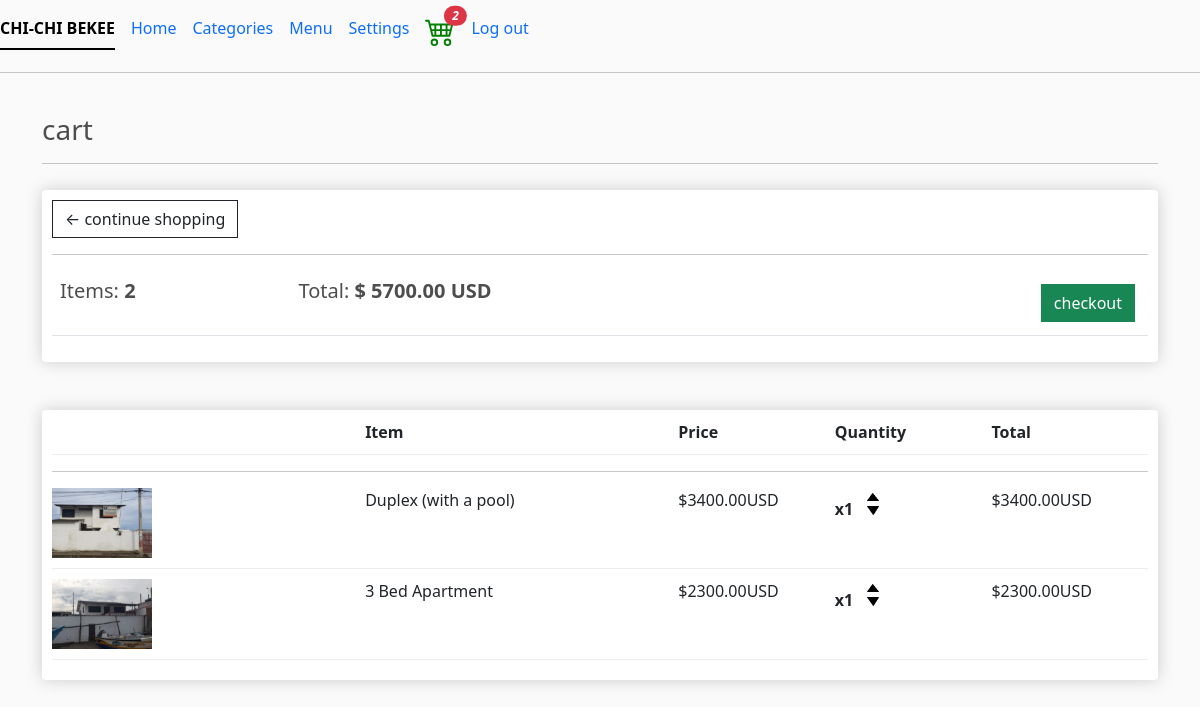
The page /cart/ (signed in) on the database as committed earlier.
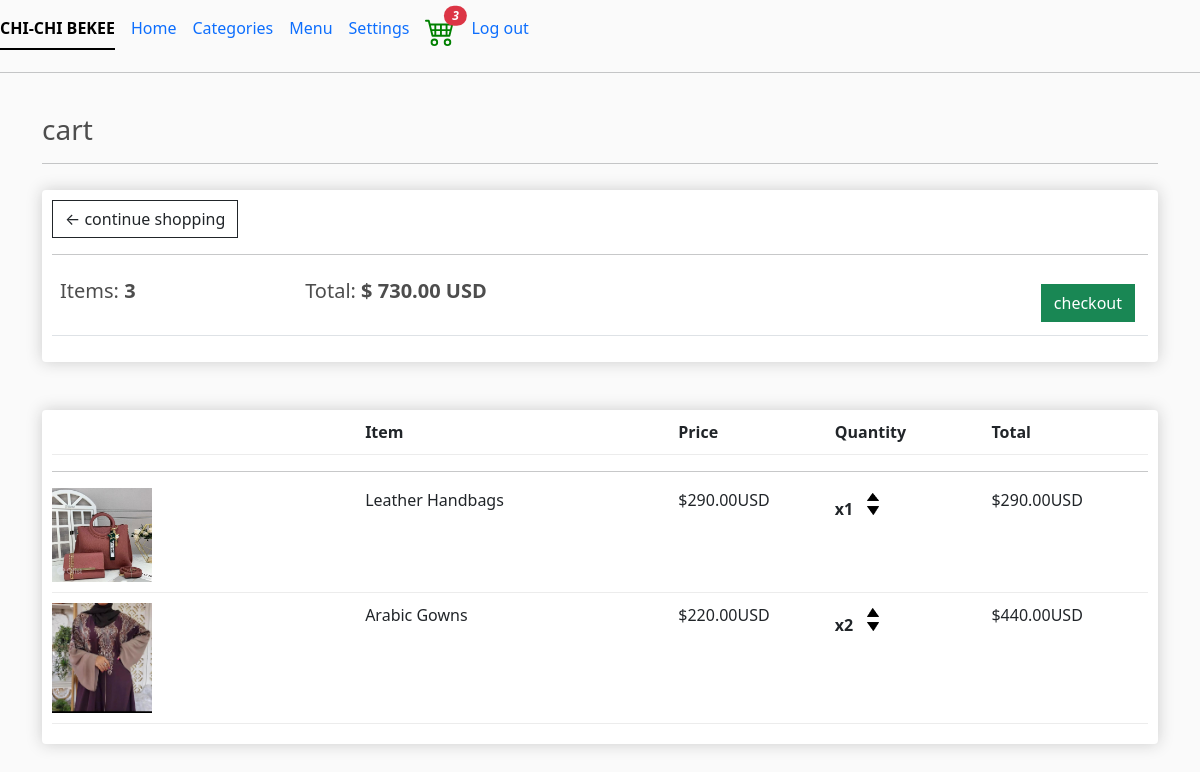
The same page on the database as committed later.
### fruits/models.py (models this page shows, shortened)
class Order(models.Model):
    customer =models.ForeignKey(Customer, on_delete=models.SET_NULL, null=True, blank=True)
    date_ordered = models.DateTimeField("Date", auto_now_add=True)
    complete = models.BooleanField(default=False)
    transaction_id = models.CharField("Transaction Id", max_length=100, null=True)
    @property
    def get_cart_total(self):
        orderitems = self.orderitem_set.all()
        total = sum([item.get_total for item in orderitems])
        return total
    @property
    def get_cart_items(self):
        orderitems = self.orderitem_set.all()
        total = sum ([item.quantity for item in orderitems])
        return total

class OrderItem(models.Model):
    product = models.ForeignKey(Product, on_delete=models.SET_NULL, null=True)
    order = models.ForeignKey(Order, on_delete=models.SET_NULL, null=True)
    quantity = models.IntegerField("Quantity", default=0, null=True, blank=True)
    date_added = models.DateTimeField(auto_now_add=True)
    @property
    def get_total(self):
        total = self.product.price * self.quantity
        return total

class Product(models.Model):
    name = models.CharField("Name:", max_length=200)
    sizes = models.CharField("Sizes:", max_length=300)
    price = models.DecimalField("Price:",max_digits=7, decimal_places=2)
    digital = models.BooleanField(default=False,null=True,blank=True)
    image = models.ImageField(null=True, blank=True)
    @property
    def imageURL(self):
        try:
            url = self.image.url
        except:
            url = ''
        return url

### fruits/views.py (the view)
# urls.py: path('cart/', views.cart, name='cart'),
def cart(request):
    data = cartData(request)
    cartItems = data['cartItems']
    order = data['order']
    items = data['items']
    context = {'items':items, 'order':order, 'cartItems':cartItems}
    return render(request, 'cart.html', context)

### fruits/utils.py (called while the page is built)
def cartData(request):
    if request.user.is_authenticated:
        customer = request.user.customer
        order, created = Order.objects.get_or_create(customer=customer, complete=False)
        items = order.orderitem_set.all()
        cartItems = order.get_cart_items
    else:
        cookieData = cookieCart(request)
        cartItems = cookieData['cartItems']
        order = cookieData['order']
        items = cookieData['items']
    return {'cartItems':cartItems,'order':order,'items':items}

### fruits/templates/cart.html (shortened to what this page needs)
{% extends 'main.html' %}
{% load static %}
{% block content %}
     <h3>cart</h3>
     <hr>
     <div class="row">
          <div class="col-lg-12">
               <div class="box-element">
                    <a href="{% url 'fruits:store'%}" class="btn btn-outline-dark">&#x2190;  continue shopping</a>
                    <br>
                    <hr>
                    <table class="table">
                         <tr>
                         <th><h5>Items: <strong>{{order.get_cart_items}}</strong></h5></th>
                         <th><h5>Total: <strong>$ {{order.get_cart_total|floatformat:2}} USD </strong></h5></th>
                         <th>
                              <a class="btn btn-success" style="float:right; margin:5px;"
                              href="{% url 'fruits:checkout'%}">checkout</a>
                         </th>
                         </tr>
                    </table>
               </div>
               <br>
               <br>
               <div class="box-element">
                    <div class="cart-row">
                         <div style="flex:2"></div>
                         <div style="flex:2"><strong>Item</strong></div>
                         <div style="flex:1"><strong>Price</strong></div>
                         <div style="flex:1"><strong>Quantity</strong></div>
                         <div style="flex:1"><strong>Total</strong></div>
                    </div>
                    <hr>
                    {% for item in items   %}
                    <div class="cart-row">
                         <div style="flex:2"><img src="{{item.product.imageURL}}"
                              class="row-image"></div>
                         <div style="flex:2">{{item.product.name}}</div>
                         <div style="flex:1">${{item.product.price|floatformat:2}}USD</div>
                         <div style="flex:1">
                              <p class="quantity">x{{item.quantity}}</p>
                              <div class="quantity">
                                   <img data-product={{item.product.id}} data-action="add" class="chg-quantity update-cart" src="{% static 'images/arrow-up.png' %}">
                                   <img data-product={{item.product.id}} data-action="remove" class="chg-quantity update-cart" src="{% static 'images/arrow-down.png' %}">
                              </div>
                         </div>
                         <div style="flex:1">${{item.get_total}}USD</div>
                    </div>
                    {% endfor %}
               </div>
          </div>
     </div>
{% endblock content %}

### fruits/templates/main.html (shortened to what this page needs)
{% load static %}
<html>
<head>
  <link href="https://cdn.jsdelivr.net/npm/bootstrap@5.3.1/dist/css/bootstrap.min.css" rel="stylesheet">
  <link rel="stylesheet" href="https://cdn.jsdelivr.net/npm/bootstrap@5.3.1/dist/css/bootstrap.min.css">
	<link rel="stylesheet" type="text/css" href="{% static 'css/main.css' %}">
</head>
<body>
        <div class='float-center mt-2'>
          <ul class="nav nav-underline">
            <li class="nav-item">
              <a class="nav-link active" aria-current="page" href="{% url 'fruits:store' %}">CHI-CHI BEKEE</a>
            </li>
            <li class="nav-item">
              <a class="nav-link" href="{% url 'fruits:store' %}">Home</a>
            </li>
            <li class="nav-item">
              <a class="nav-link" href="{% url 'fruits:store' %}">Categories</a>
            </li>
            <li class="nav-item">
              <a class="nav-link" href="{% url 'fruits:store' %}">Menu</a>
            </li>
            <li class="nav-item">
              <a class="nav-link" href="{% url 'fruits:store' %}">Settings</a>
            </li>
            <div class="float-end">
            <li class="nav-item">
              <a class="nav-link" href="{% url 'fruits:cart' %}"> <i class="bi bi-cart4">
              <svg xmlns="http://www.w3.org/2000/svg" width="30" height="30" style="color:green;" fill="currentColor" class="bi bi-cart4" viewBox="0 0 16 16">
                <path d="M0 2.5A.5.5 0 0 1 .5 2H2a.5.5 0 0 1 .485.379L2.89 4H14.5a.5.5 0 0 1 .485.621l-1.5 6A.5.5 0 0 1 13 11H4a.5.5 0 0 1-.485-.379L1.61 3H.5a.5.5 0 0 1-.5-.5zM3.14 5l.5 2H5V5H3.14zM6 5v2h2V5H6zm3 0v2h2V5H9zm3 0v2h1.36l.5-2H12zm1.11 3H12v2h.61l.5-2zM11 8H9v2h2V8zM8 8H6v2h2V8zM5 8H3.89l.5 2H5V8zm0 5a1 1 0 1 0 0 2 1 1 0 0 0 0-2zm-2 1a2 2 0 1 1 4 0 2 2 0 0 1-4 0zm9-1a1 1 0 1 0 0 2 1 1 0 0 0 0-2zm-2 1a2 2 0 1 1 4 0 2 2 0 0 1-4 0z"/>
                <span class="position-absolute translate-middle badge rounded-pill bg-danger" style='margin-top:5px margin-right:10px;'>
                  {{cartItems}}
                 <span class="visually-hidden">unread messages</span>
               </span>
              </svg>
            </i></a>
          </div>
          <li class="nav-item float-end">
            <a class="nav-link" href="{% url 'account_logout' %}">Log out</a>
          </li>
          </ul>
          </div>
    <hr>
     <div class="container">
            <br>
            {% block content %}
             {% endblock content %}
     </div>
</body>
</html>

### static/css/main.css (style rules this page uses)
body { background-color: hsl(0, 0%, 98%); }
h1,h2,h3,h4,h5,h6 { color:hsl(0, 0%, 30%); }
.box-element { box-shadow:hsl(0, 0%, 80%) 0 0 16px; background-color: #fff; border-radius: 4px; padding: 10px; }
.col-lg-4, .col-lg-6, .col-lg-8, .col-lg-12 { margin-top: 10px; }
.btn { border-radius: 0; }
.row-image { width: 100px; }
.cart-row { display: flex; align-items: flex-stretch; padding-bottom: 10px; margin-bottom: 10px; border-bottom: 1px solid #ececec; }
.quantity { display: inline-block; font-weight: 700; padding-right:10px; }
.chg-quantity { width: 12px; cursor: pointer; display: block; margin-top: 5px; transition:.1s; }

Rows that differ between the two databases and show on the page:
removed Order: get_cart_items "2", get_cart_total "5700.00"
removed OrderItem: product.imageURL (picture), product.name "Duplex (with a pool)", product.price "3400.00", quantity "1", get_total "3400.00"
removed OrderItem: product.imageURL (picture), product.name "3 Bed Apartment", product.price "2300.00", quantity "1", get_total "2300.00"
added Order: get_cart_items "3", get_cart_total "730.00"
added OrderItem: product.imageURL (picture), product.name "Leather Handbags", product.price "290.00", quantity "1", get_total "290.00"
added OrderItem: product.imageURL (picture), product.name "Arabic Gowns", product.price "220.00", quantity "2", get_total "440.00"
Other text that changed with them:
{{ cartItems }}: "2" → "3"
